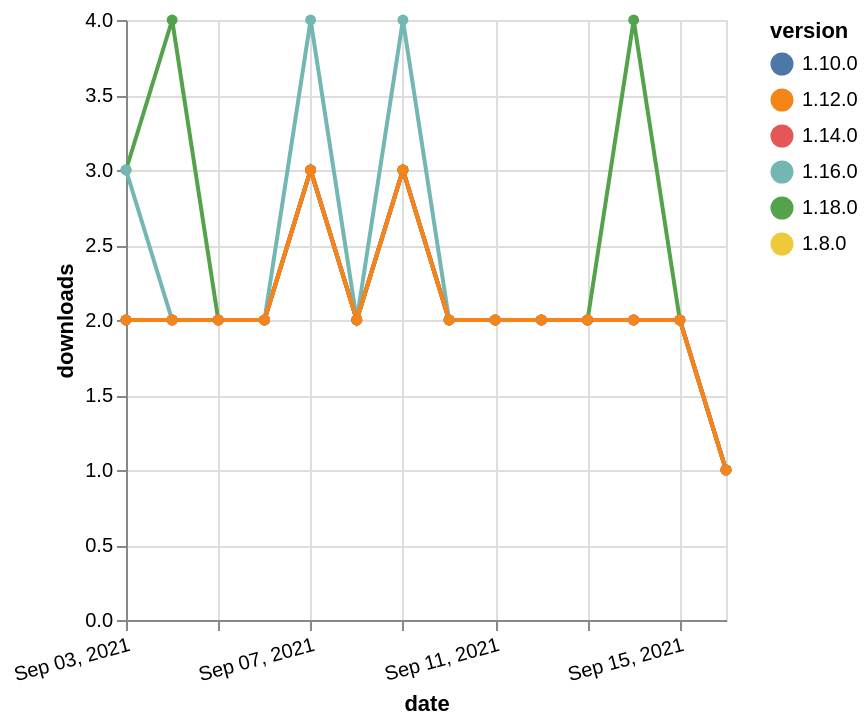

Vega-Lite specification for this chart:
### Vega-Lite specification from a JSON file in a GitHub repository (floating-point values rounded to 4 significant figures)
{"$schema": "https://vega.github.io/schema/vega-lite/v5.json", "description": "A simple bar chart with embedded data.", "data": {"values": [{"date": "2021-09-03", "total": 242, "delta": 3, "version": "1.18.0"}, {"date": "2021-09-04", "total": 246, "delta": 4, "version": "1.18.0"}, {"date": "2021-09-05", "total": 248, "delta": 2, "version": "1.18.0"}, {"date": "2021-09-06", "total": 250, "delta": 2, "version": "1.18.0"}, {"date": "2021-09-07", "total": 253, "delta": 3, "version": "1.18.0"}, {"date": "2021-09-08", "total": 255, "delta": 2, "version": "1.18.0"}, {"date": "2021-09-09", "total": 258, "delta": 3, "version": "1.18.0"}, {"date": "2021-09-10", "total": 260, "delta": 2, "version": "1.18.0"}, {"date": "2021-09-11", "total": 262, "delta": 2, "version": "1.18.0"}, {"date": "2021-09-12", "total": 264, "delta": 2, "version": "1.18.0"}, {"date": "2021-09-13", "total": 266, "delta": 2, "version": "1.18.0"}, {"date": "2021-09-14", "total": 270, "delta": 4, "version": "1.18.0"}, {"date": "2021-09-15", "total": 272, "delta": 2, "version": "1.18.0"}, {"date": "2021-09-16", "total": 273, "delta": 1, "version": "1.18.0"}, {"date": "2021-09-03", "total": 2065, "delta": 2, "version": "1.8.0"}, {"date": "2021-09-04", "total": 2067, "delta": 2, "version": "1.8.0"}, {"date": "2021-09-05", "total": 2069, "delta": 2, "version": "1.8.0"}, {"date": "2021-09-06", "total": 2071, "delta": 2, "version": "1.8.0"}, {"date": "2021-09-07", "total": 2074, "delta": 3, "version": "1.8.0"}, {"date": "2021-09-08", "total": 2076, "delta": 2, "version": "1.8.0"}, {"date": "2021-09-09", "total": 2079, "delta": 3, "version": "1.8.0"}, {"date": "2021-09-10", "total": 2081, "delta": 2, "version": "1.8.0"}, {"date": "2021-09-11", "total": 2083, "delta": 2, "version": "1.8.0"}, {"date": "2021-09-12", "total": 2085, "delta": 2, "version": "1.8.0"}, {"date": "2021-09-13", "total": 2087, "delta": 2, "version": "1.8.0"}, {"date": "2021-09-14", "total": 2089, "delta": 2, "version": "1.8.0"}, {"date": "2021-09-15", "total": 2091, "delta": 2, "version": "1.8.0"}, {"date": "2021-09-16", "total": 2092, "delta": 1, "version": "1.8.0"}, {"date": "2021-09-03", "total": 1638, "delta": 2, "version": "1.10.0"}, {"date": "2021-09-04", "total": 1640, "delta": 2, "version": "1.10.0"}, {"date": "2021-09-05", "total": 1642, "delta": 2, "version": "1.10.0"}, {"date": "2021-09-06", "total": 1644, "delta": 2, "version": "1.10.0"}, {"date": "2021-09-07", "total": 1647, "delta": 3, "version": "1.10.0"}, {"date": "2021-09-08", "total": 1649, "delta": 2, "version": "1.10.0"}, {"date": "2021-09-09", "total": 1652, "delta": 3, "version": "1.10.0"}, {"date": "2021-09-10", "total": 1654, "delta": 2, "version": "1.10.0"}, {"date": "2021-09-11", "total": 1656, "delta": 2, "version": "1.10.0"}, {"date": "2021-09-12", "total": 1658, "delta": 2, "version": "1.10.0"}, {"date": "2021-09-13", "total": 1660, "delta": 2, "version": "1.10.0"}, {"date": "2021-09-14", "total": 1662, "delta": 2, "version": "1.10.0"}, {"date": "2021-09-15", "total": 1664, "delta": 2, "version": "1.10.0"}, {"date": "2021-09-16", "total": 1665, "delta": 1, "version": "1.10.0"}, {"date": "2021-09-03", "total": 742, "delta": 3, "version": "1.16.0"}, {"date": "2021-09-04", "total": 744, "delta": 2, "version": "1.16.0"}, {"date": "2021-09-05", "total": 746, "delta": 2, "version": "1.16.0"}, {"date": "2021-09-06", "total": 748, "delta": 2, "version": "1.16.0"}, {"date": "2021-09-07", "total": 752, "delta": 4, "version": "1.16.0"}, {"date": "2021-09-08", "total": 754, "delta": 2, "version": "1.16.0"}, {"date": "2021-09-09", "total": 758, "delta": 4, "version": "1.16.0"}, {"date": "2021-09-10", "total": 760, "delta": 2, "version": "1.16.0"}, {"date": "2021-09-11", "total": 762, "delta": 2, "version": "1.16.0"}, {"date": "2021-09-12", "total": 764, "delta": 2, "version": "1.16.0"}, {"date": "2021-09-13", "total": 766, "delta": 2, "version": "1.16.0"}, {"date": "2021-09-14", "total": 768, "delta": 2, "version": "1.16.0"}, {"date": "2021-09-15", "total": 770, "delta": 2, "version": "1.16.0"}, {"date": "2021-09-16", "total": 771, "delta": 1, "version": "1.16.0"}, {"date": "2021-09-03", "total": 1016, "delta": 2, "version": "1.14.0"}, {"date": "2021-09-04", "total": 1018, "delta": 2, "version": "1.14.0"}, {"date": "2021-09-05", "total": 1020, "delta": 2, "version": "1.14.0"}, {"date": "2021-09-06", "total": 1022, "delta": 2, "version": "1.14.0"}, {"date": "2021-09-07", "total": 1025, "delta": 3, "version": "1.14.0"}, {"date": "2021-09-08", "total": 1027, "delta": 2, "version": "1.14.0"}, {"date": "2021-09-09", "total": 1030, "delta": 3, "version": "1.14.0"}, {"date": "2021-09-10", "total": 1032, "delta": 2, "version": "1.14.0"}, {"date": "2021-09-11", "total": 1034, "delta": 2, "version": "1.14.0"}, {"date": "2021-09-12", "total": 1036, "delta": 2, "version": "1.14.0"}, {"date": "2021-09-13", "total": 1038, "delta": 2, "version": "1.14.0"}, {"date": "2021-09-14", "total": 1040, "delta": 2, "version": "1.14.0"}, {"date": "2021-09-15", "total": 1042, "delta": 2, "version": "1.14.0"}, {"date": "2021-09-16", "total": 1043, "delta": 1, "version": "1.14.0"}, {"date": "2021-09-03", "total": 1478, "delta": 2, "version": "1.12.0"}, {"date": "2021-09-04", "total": 1480, "delta": 2, "version": "1.12.0"}, {"date": "2021-09-05", "total": 1482, "delta": 2, "version": "1.12.0"}, {"date": "2021-09-06", "total": 1484, "delta": 2, "version": "1.12.0"}, {"date": "2021-09-07", "total": 1487, "delta": 3, "version": "1.12.0"}, {"date": "2021-09-08", "total": 1489, "delta": 2, "version": "1.12.0"}, {"date": "2021-09-09", "total": 1492, "delta": 3, "version": "1.12.0"}, {"date": "2021-09-10", "total": 1494, "delta": 2, "version": "1.12.0"}, {"date": "2021-09-11", "total": 1496, "delta": 2, "version": "1.12.0"}, {"date": "2021-09-12", "total": 1498, "delta": 2, "version": "1.12.0"}, {"date": "2021-09-13", "total": 1500, "delta": 2, "version": "1.12.0"}, {"date": "2021-09-14", "total": 1502, "delta": 2, "version": "1.12.0"}, {"date": "2021-09-15", "total": 1504, "delta": 2, "version": "1.12.0"}, {"date": "2021-09-16", "total": 1505, "delta": 1, "version": "1.12.0"}]}, "width": "container", "mark": {"type": "line", "point": {"filled": true}}, "encoding": {"x": {"field": "date", "type": "temporal", "timeUnit": "yearmonthdate", "title": "date", "axis": {"labelAngle": -15}}, "y": {"field": "delta", "type": "quantitative", "title": "downloads"}, "color": {"field": "version", "type": "nominal"}, "tooltip": {"field": "delta"}}}
